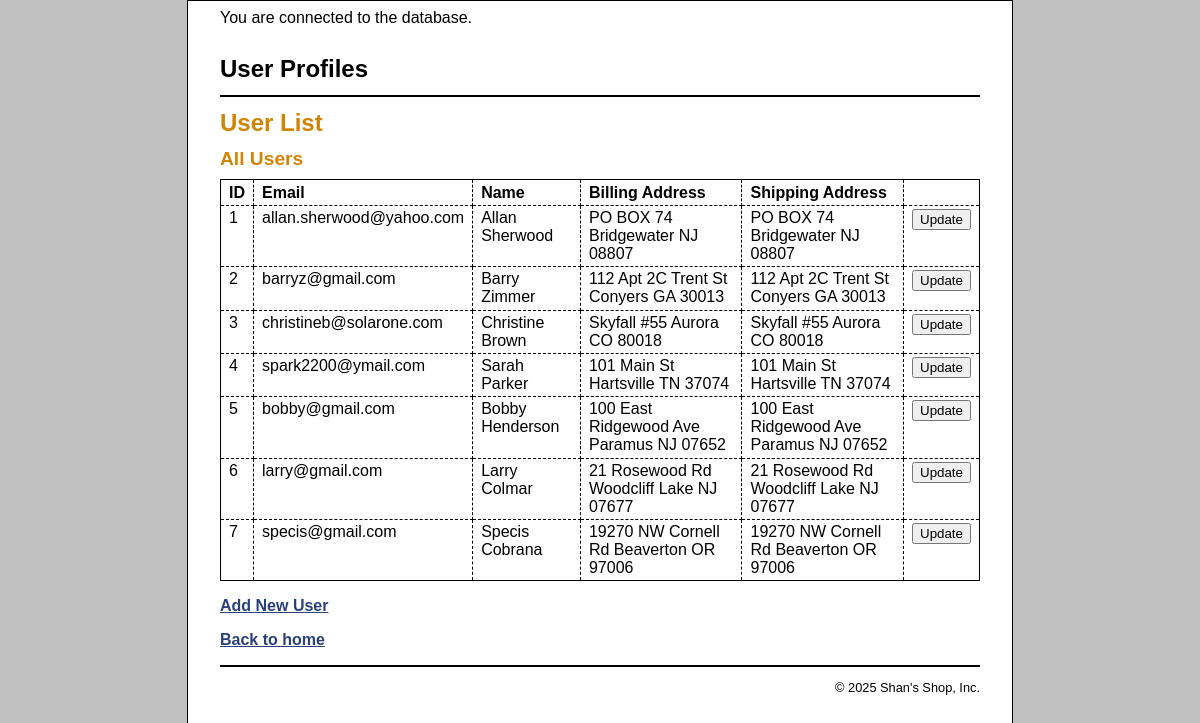
The page /admin/profile/index.php on the database its author committed.
### tables this page shows
CREATE TABLE users (
  userID              INT             NOT NULL    AUTO_INCREMENT,
  userName            VARCHAR(50)     NOT NULL,
  userEmail           VARCHAR(50)     NOT NULL,
  password            VARCHAR(50)     NOT NULL,
  userShipping        VARCHAR(255)                 DEFAULT NULL,
  userBilling         VARCHAR(255)                 DEFAULT NULL,
  PRIMARY KEY (userID),
  UNIQUE INDEX userEmail (userEmail)
);

### admin/profile/index.php (the view, shortened to what this page needs)
<?php
require_once('../../inc/db_connect.php');
$queryAllUsers = 'SELECT * FROM users
				   ORDER BY userID';
$statement = $db->prepare($queryAllUsers);
$statement->execute();
$users= $statement->fetchAll();
?>
<!DOCTYPE html>
<html>
<head>
    <link rel="stylesheet" type="text/css" href="../../main.css" />
</head>
<body>
	<header>
		<h1>User Profiles</h1>
	</header>
<main>
    <h1>User List</h1>
    <h2>All Users</h2>
	<table>
		<tr>
			<th>ID</th>
			<th>Email</th>
			<th>Name</th>
			<th>Billing Address</th>
            <th>Shipping Address</th>
		</tr>
		<?php foreach($users as $user): ?>
		<tr>
			<td><?php echo $user['userID']; ?></td>
			<td><?php echo $user['userEmail']; ?></td>
			<td><?php echo $user['userName']; ?></td>
			<td><?php echo $user['userBilling']; ?></td>
			<td><?php echo $user['userShipping']; ?></td>
			<td>
				<form action = "updateUserForm.php" method = "get">
					<input type="submit" name="action" value="Update">
				</form>
			</td>
		</tr>
		<?php endforeach; ?>
	</table>
	<p><a href="addUserForm.php">Add New User</a></p>
	<p><a href="http://localhost/project/index.php">Back to home</a></p>
</main>
	<footer>
		<p>&copy; <?php echo date("Y"); ?> Shan's Shop, Inc.</p>
	</footer>
</body>
</html>

### main.css (style rules this page uses)
html { background-color: rgb(192, 192, 192); }
body { margin-top: 0; font-family: Arial, Helvetica, sans-serif; width: 760px; margin: 0 auto; background-color: white; border: 1px solid black; padding: .5em 2em; }
header { margin: 0; border-bottom: 2px solid black; }
header h1 { margin: 0; padding: .5em 0; color: black; }
main { margin: 0; }
footer { clear: both; margin-top: 1em; border-top: 2px solid black; }
footer p { text-align: right; font-size: 80%; margin: 1em 0; }
h1 { font-size: 150%; margin: 0; padding: .5em 0 .25em; }
h2 { font-size: 120%; margin: 0; padding: .25em 0 .5em; }
h1, h2 { color: rgb(208, 133, 4); }
a { color: rgb(41, 64, 124); font-weight: bold; }
table { border: 1px solid black; border-collapse: collapse; }
td, th { border: 1px dashed black; padding: .2em .5em .2em .5em; vertical-align: top; text-align: left; }
form { margin: 0; }

### rows shown on the page
users: userID "1", userEmail "allan.sherwood@yahoo.com", userName "Allan Sherwood", userBilling "PO BOX 74 Bridgewater NJ 08807", userShipping "PO BOX 74 Bridgewater NJ 08807"
users: userID "2", userEmail "barryz@gmail.com", userName "Barry Zimmer", userBilling "112 Apt 2C Trent St Conyers GA 30013", userShipping "112 Apt 2C Trent St Conyers GA 30013"
users: userID "3", userEmail "christineb@solarone.com", userName "Christine Brown", userBilling "Skyfall #55 Aurora CO 80018", userShipping "Skyfall #55 Aurora CO 80018"
users: userID "4", userEmail "spark2200@ymail.com", userName "Sarah Parker", userBilling "101 Main St Hartsville TN 37074", userShipping "101 Main St Hartsville TN 37074"
users: userID "5", userEmail "bobby@gmail.com", userName "Bobby Henderson", userBilling "100 East Ridgewood Ave Paramus NJ 07652", userShipping "100 East Ridgewood Ave Paramus NJ 07652"
users: userID "6", userEmail "larry@gmail.com", userName "Larry Colmar", userBilling "21 Rosewood Rd Woodcliff Lake NJ 07677", userShipping "21 Rosewood Rd Woodcliff Lake NJ 07677"
users: userID "7", userEmail "specis@gmail.com", userName "Specis Cobrana", userBilling "19270 NW Cornell Rd Beaverton OR 97006", userShipping "19270 NW Cornell Rd Beaverton OR 97006"
